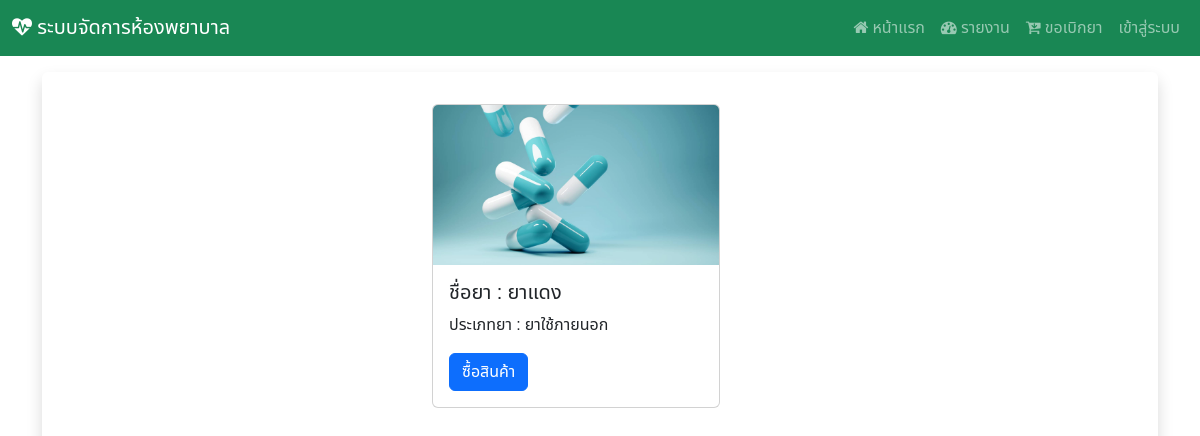
The app's page /, older data.
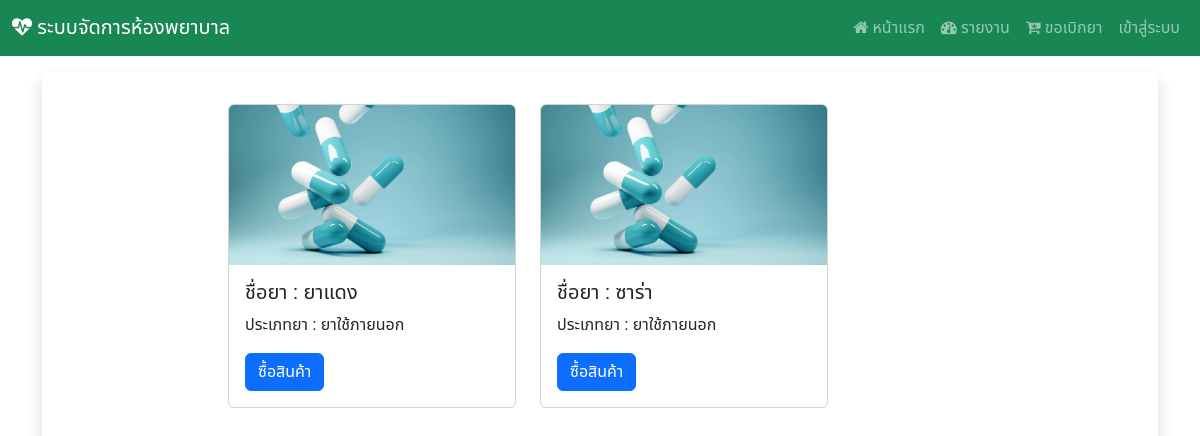
The same page, newer data.
### Hospital_app/models.py (models this page shows, shortened)
class drug(models.Model):
    drug_id = models.AutoField(primary_key=True)
    drug_name = models.CharField(max_length=255)
    drug_img = models.ImageField(upload_to='images/drug',null=True)
    drug_type = models.ForeignKey(d_type, on_delete=models.CASCADE)
    drug_qty = models.IntegerField()
    drug_exp = models.DateField()

class d_type(models.Model):
    type_id = models.AutoField(primary_key=True)
    type_name = models.CharField(max_length=255)
    def __str__(self):
        return f"{self.type_name}"

### Hospital_app/views.py (the view)
# urls.py: path('',views.home),
def home(request):
    show_drug = drug.objects.all()
    context  = {"drug_data" : show_drug}
    return render(request,'drug_data.html',context)

### Hospital_app/templates/drug_data.html (shortened to what this page needs)
{%extends "base.html"%}
{% block content %}
<div
  class="container my-3 d-flex justify-content-center align-items-center shadow rounded"
>
  <div class="row">
    {% for i in drug_data %}
    <div class="col-lg-3 col-md-6 me-5 ms-5 mb-5">
      <div class="card" style="width: 18rem">
        <img src="static/images/drug/drug.jpg" class="card-img-top" alt=" {{ i.drug_name }}" />
        <div class="card-body">
          <h5 class="card-title">ชื่อยา : {{ i.drug_name }}</h5>
          <p class="card-text">ประเภทยา : {{ i.drug_type }}</p>
          <a href="#" class="btn btn-primary">ซื้อสินค้า</a>
        </div>
      </div>
    </div>
    {% endfor %}
  </div>
</div>
{% endblock content %}

Row changes from the older to the newer data that the page shows:
added drug: drug_name "ซาร่า", drug_type "ยาใช้ภายนอก"
